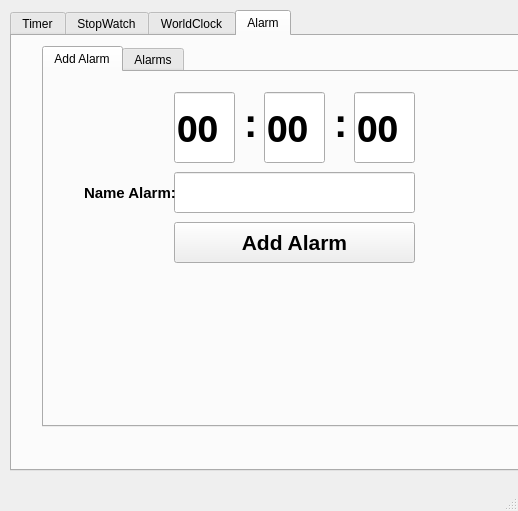
<?xml version="1.0" encoding="UTF-8"?>
<ui version="4.0">
 <class>MainWindow</class>
 <widget class="QMainWindow" name="MainWindow">
  <property name="geometry">
   <rect>
    <x>0</x>
    <y>0</y>
    <width>518</width>
    <height>511</height>
   </rect>
  </property>
  <property name="sizePolicy">
   <sizepolicy hsizetype="Fixed" vsizetype="Fixed">
    <horstretch>0</horstretch>
    <verstretch>0</verstretch>
   </sizepolicy>
  </property>
  <property name="windowTitle">
   <string>MainWindow</string>
  </property>
  <widget class="QWidget" name="centralwidget">
   <widget class="QTabWidget" name="clock">
    <property name="geometry">
     <rect>
      <x>10</x>
      <y>10</y>
      <width>641</width>
      <height>461</height>
     </rect>
    </property>
    <property name="currentIndex">
     <number>3</number>
    </property>
    <widget class="QWidget" name="timer">
     <attribute name="title">
      <string>Timer</string>
     </attribute>
     <widget class="QLineEdit" name="Timer_hour">
      <property name="geometry">
       <rect>
        <x>150</x>
        <y>30</y>
        <width>61</width>
        <height>71</height>
       </rect>
      </property>
      <property name="font">
       <font>
        <family>7 Segments Display</family>
        <pointsize>27</pointsize>
        <bold>true</bold>
       </font>
      </property>
      <property name="text">
       <string>00</string>
      </property>
     </widget>
     <widget class="QLineEdit" name="Timer_second">
      <property name="geometry">
       <rect>
        <x>330</x>
        <y>30</y>
        <width>61</width>
        <height>71</height>
       </rect>
      </property>
      <property name="font">
       <font>
        <family>7 Segments Display</family>
        <pointsize>27</pointsize>
        <bold>true</bold>
       </font>
      </property>
      <property name="text">
       <string>00</string>
      </property>
     </widget>
     <widget class="QLineEdit" name="Timer_minute">
      <property name="geometry">
       <rect>
        <x>240</x>
        <y>30</y>
        <width>61</width>
        <height>71</height>
       </rect>
      </property>
      <property name="font">
       <font>
        <family>7 Segments Display</family>
        <pointsize>27</pointsize>
        <bold>true</bold>
       </font>
      </property>
      <property name="text">
       <string>00</string>
      </property>
     </widget>
     <widget class="QLabel" name="label">
      <property name="geometry">
       <rect>
        <x>220</x>
        <y>40</y>
        <width>16</width>
        <height>41</height>
       </rect>
      </property>
      <property name="font">
       <font>
        <pointsize>30</pointsize>
        <bold>true</bold>
       </font>
      </property>
      <property name="text">
       <string>:</string>
      </property>
     </widget>
     <widget class="QLabel" name="label_2">
      <property name="geometry">
       <rect>
        <x>310</x>
        <y>40</y>
        <width>16</width>
        <height>41</height>
       </rect>
      </property>
      <property name="font">
       <font>
        <pointsize>30</pointsize>
        <bold>true</bold>
       </font>
      </property>
      <property name="text">
       <string>:</string>
      </property>
     </widget>
     <widget class="QPushButton" name="btn_timer_start">
      <property name="geometry">
       <rect>
        <x>140</x>
        <y>130</y>
        <width>75</width>
        <height>24</height>
       </rect>
      </property>
      <property name="text">
       <string>Start</string>
      </property>
     </widget>
     <widget class="QPushButton" name="btn_timer_stop">
      <property name="geometry">
       <rect>
        <x>230</x>
        <y>130</y>
        <width>75</width>
        <height>24</height>
       </rect>
      </property>
      <property name="text">
       <string>Stop</string>
      </property>
     </widget>
     <widget class="QPushButton" name="btn_timer_reset">
      <property name="geometry">
       <rect>
        <x>320</x>
        <y>130</y>
        <width>75</width>
        <height>24</height>
       </rect>
      </property>
      <property name="text">
       <string>Reset</string>
      </property>
     </widget>
    </widget>
    <widget class="QWidget" name="stopwatch">
     <attribute name="title">
      <string>StopWatch</string>
     </attribute>
     <widget class="QPushButton" name="btn_stopwatch_reset">
      <property name="geometry">
       <rect>
        <x>350</x>
        <y>100</y>
        <width>75</width>
        <height>24</height>
       </rect>
      </property>
      <property name="text">
       <string>Reset</string>
      </property>
     </widget>
     <widget class="QPushButton" name="btn_stopwatch_start">
      <property name="geometry">
       <rect>
        <x>170</x>
        <y>100</y>
        <width>75</width>
        <height>24</height>
       </rect>
      </property>
      <property name="text">
       <string>Start</string>
      </property>
     </widget>
     <widget class="QLabel" name="label_4">
      <property name="geometry">
       <rect>
        <x>240</x>
        <y>30</y>
        <width>16</width>
        <height>41</height>
       </rect>
      </property>
      <property name="font">
       <font>
        <pointsize>30</pointsize>
        <bold>true</bold>
       </font>
      </property>
      <property name="text">
       <string>:</string>
      </property>
     </widget>
     <widget class="QPushButton" name="btn_stopwatch_stop">
      <property name="geometry">
       <rect>
        <x>260</x>
        <y>100</y>
        <width>75</width>
        <height>24</height>
       </rect>
      </property>
      <property name="text">
       <string>Stop</string>
      </property>
     </widget>
     <widget class="QLabel" name="label_3">
      <property name="geometry">
       <rect>
        <x>320</x>
        <y>30</y>
        <width>16</width>
        <height>41</height>
       </rect>
      </property>
      <property name="font">
       <font>
        <pointsize>30</pointsize>
        <bold>true</bold>
       </font>
      </property>
      <property name="text">
       <string>:</string>
      </property>
     </widget>
     <widget class="QLabel" name="lbl_stopwatch_hour">
      <property name="geometry">
       <rect>
        <x>190</x>
        <y>30</y>
        <width>49</width>
        <height>51</height>
       </rect>
      </property>
      <property name="font">
       <font>
        <family>7 Segments Display</family>
        <pointsize>20</pointsize>
        <bold>true</bold>
       </font>
      </property>
      <property name="text">
       <string>00</string>
      </property>
     </widget>
     <widget class="QLabel" name="lbl_stopwatch_minute">
      <property name="geometry">
       <rect>
        <x>270</x>
        <y>30</y>
        <width>49</width>
        <height>51</height>
       </rect>
      </property>
      <property name="font">
       <font>
        <family>7 Segments Display</family>
        <pointsize>20</pointsize>
        <bold>true</bold>
       </font>
      </property>
      <property name="text">
       <string>00</string>
      </property>
     </widget>
     <widget class="QLabel" name="lbl_stopwatch_second">
      <property name="geometry">
       <rect>
        <x>340</x>
        <y>30</y>
        <width>49</width>
        <height>51</height>
       </rect>
      </property>
      <property name="font">
       <font>
        <family>7 Segments Display</family>
        <pointsize>20</pointsize>
        <bold>true</bold>
       </font>
      </property>
      <property name="text">
       <string>00</string>
      </property>
     </widget>
    </widget>
    <widget class="QWidget" name="worldclock">
     <attribute name="title">
      <string>WorldClock</string>
     </attribute>
     <widget class="QLabel" name="lbl_Iran">
      <property name="geometry">
       <rect>
        <x>20</x>
        <y>10</y>
        <width>81</width>
        <height>61</height>
       </rect>
      </property>
      <property name="font">
       <font>
        <pointsize>30</pointsize>
        <bold>true</bold>
       </font>
      </property>
      <property name="text">
       <string>Iran</string>
      </property>
     </widget>
     <widget class="QLabel" name="lbl_USA">
      <property name="geometry">
       <rect>
        <x>340</x>
        <y>10</y>
        <width>91</width>
        <height>71</height>
       </rect>
      </property>
      <property name="font">
       <font>
        <pointsize>30</pointsize>
        <bold>true</bold>
       </font>
      </property>
      <property name="text">
       <string>USA</string>
      </property>
     </widget>
     <widget class="QLabel" name="lbl_Germany">
      <property name="geometry">
       <rect>
        <x>10</x>
        <y>160</y>
        <width>181</width>
        <height>61</height>
       </rect>
      </property>
      <property name="font">
       <font>
        <pointsize>30</pointsize>
        <bold>true</bold>
       </font>
      </property>
      <property name="text">
       <string>Germany</string>
      </property>
     </widget>
     <widget class="QLabel" name="lbl_worldclock_iran">
      <property name="geometry">
       <rect>
        <x>20</x>
        <y>70</y>
        <width>241</width>
        <height>41</height>
       </rect>
      </property>
      <property name="font">
       <font>
        <family>7 Segments Display</family>
        <pointsize>20</pointsize>
        <bold>true</bold>
       </font>
      </property>
      <property name="text">
       <string>00 : 00 : 00</string>
      </property>
     </widget>
     <widget class="QLabel" name="lbl_worldclock_usa">
      <property name="geometry">
       <rect>
        <x>330</x>
        <y>70</y>
        <width>241</width>
        <height>41</height>
       </rect>
      </property>
      <property name="font">
       <font>
        <family>7 Segments Display</family>
        <pointsize>20</pointsize>
        <bold>true</bold>
       </font>
      </property>
      <property name="text">
       <string>00 : 00 : 00</string>
      </property>
     </widget>
     <widget class="QLabel" name="lbl_worldclock_germany">
      <property name="geometry">
       <rect>
        <x>20</x>
        <y>220</y>
        <width>241</width>
        <height>41</height>
       </rect>
      </property>
      <property name="font">
       <font>
        <family>7 Segments Display</family>
        <pointsize>20</pointsize>
        <bold>true</bold>
       </font>
      </property>
      <property name="text">
       <string>00 : 00 : 00</string>
      </property>
     </widget>
    </widget>
    <widget class="QWidget" name="alarm">
     <attribute name="title">
      <string>Alarm</string>
     </attribute>
     <widget class="QTabWidget" name="my_alarm">
      <property name="geometry">
       <rect>
        <x>30</x>
        <y>10</y>
        <width>561</width>
        <height>381</height>
       </rect>
      </property>
      <property name="currentIndex">
       <number>0</number>
      </property>
      <widget class="QWidget" name="alarm">
       <attribute name="title">
        <string>Add Alarm</string>
       </attribute>
       <widget class="QLineEdit" name="Timer_hour_3">
        <property name="geometry">
         <rect>
          <x>130</x>
          <y>20</y>
          <width>61</width>
          <height>71</height>
         </rect>
        </property>
        <property name="font">
         <font>
          <family>7 Segments Display</family>
          <pointsize>27</pointsize>
          <bold>true</bold>
         </font>
        </property>
        <property name="text">
         <string>00</string>
        </property>
       </widget>
       <widget class="QLabel" name="label_9">
        <property name="geometry">
         <rect>
          <x>290</x>
          <y>30</y>
          <width>16</width>
          <height>41</height>
         </rect>
        </property>
        <property name="font">
         <font>
          <pointsize>30</pointsize>
          <bold>true</bold>
         </font>
        </property>
        <property name="text">
         <string>:</string>
        </property>
       </widget>
       <widget class="QLineEdit" name="Timer_minute_3">
        <property name="geometry">
         <rect>
          <x>220</x>
          <y>20</y>
          <width>61</width>
          <height>71</height>
         </rect>
        </property>
        <property name="font">
         <font>
          <family>7 Segments Display</family>
          <pointsize>27</pointsize>
          <bold>true</bold>
         </font>
        </property>
        <property name="text">
         <string>00</string>
        </property>
       </widget>
       <widget class="QLabel" name="label_10">
        <property name="geometry">
         <rect>
          <x>200</x>
          <y>30</y>
          <width>16</width>
          <height>41</height>
         </rect>
        </property>
        <property name="font">
         <font>
          <pointsize>30</pointsize>
          <bold>true</bold>
         </font>
        </property>
        <property name="text">
         <string>:</string>
        </property>
       </widget>
       <widget class="QLineEdit" name="Timer_second_3">
        <property name="geometry">
         <rect>
          <x>310</x>
          <y>20</y>
          <width>61</width>
          <height>71</height>
         </rect>
        </property>
        <property name="font">
         <font>
          <family>7 Segments Display</family>
          <pointsize>27</pointsize>
          <bold>true</bold>
         </font>
        </property>
        <property name="text">
         <string>00</string>
        </property>
       </widget>
       <widget class="QLineEdit" name="lineEdit">
        <property name="geometry">
         <rect>
          <x>130</x>
          <y>100</y>
          <width>241</width>
          <height>41</height>
         </rect>
        </property>
       </widget>
       <widget class="QLabel" name="label_11">
        <property name="geometry">
         <rect>
          <x>40</x>
          <y>100</y>
          <width>101</width>
          <height>41</height>
         </rect>
        </property>
        <property name="font">
         <font>
          <family>Arial</family>
          <pointsize>11</pointsize>
          <bold>true</bold>
         </font>
        </property>
        <property name="text">
         <string>Name Alarm:</string>
        </property>
       </widget>
       <widget class="QPushButton" name="btn_add_alarm">
        <property name="geometry">
         <rect>
          <x>130</x>
          <y>150</y>
          <width>241</width>
          <height>41</height>
         </rect>
        </property>
        <property name="font">
         <font>
          <pointsize>16</pointsize>
          <bold>true</bold>
         </font>
        </property>
        <property name="text">
         <string>Add Alarm</string>
        </property>
       </widget>
      </widget>
      <widget class="QWidget" name="alarms">
       <attribute name="title">
        <string>Alarms</string>
       </attribute>
       <widget class="QWidget" name="gridLayoutWidget">
        <property name="geometry">
         <rect>
          <x>10</x>
          <y>10</y>
          <width>531</width>
          <height>321</height>
         </rect>
        </property>
        <layout class="QGridLayout" name="show_alarms"/>
       </widget>
      </widget>
     </widget>
    </widget>
   </widget>
  </widget>
  <widget class="QStatusBar" name="statusbar"/>
 </widget>
 <resources/>
 <connections/>
</ui>
